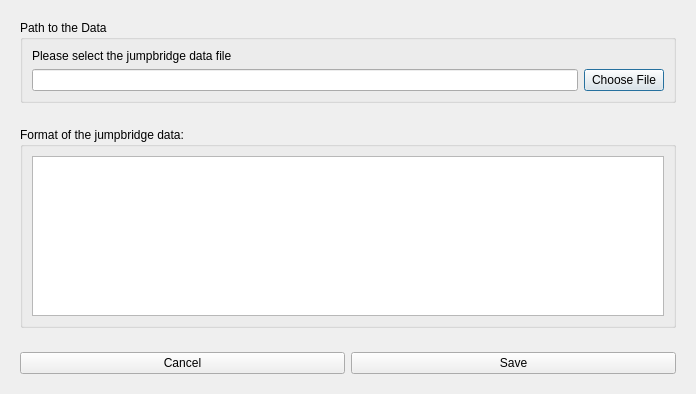
<?xml version="1.0" encoding="UTF-8"?>
<ui version="4.0">
 <class>Dialog</class>
 <widget class="QDialog" name="Dialog">
  <property name="geometry">
   <rect>
    <x>0</x>
    <y>0</y>
    <width>696</width>
    <height>394</height>
   </rect>
  </property>
  <property name="windowTitle">
   <string>Jumpbridge Data</string>
  </property>
  <layout class="QGridLayout" name="gridLayout">
   <item row="0" column="0">
    <layout class="QVBoxLayout" name="verticalLayout">
     <item>
      <widget class="QWidget" name="widget" native="true">
       <layout class="QGridLayout" name="gridLayout_2">
        <item row="0" column="0">
         <widget class="QGroupBox" name="groupBox">
          <property name="title">
           <string>Path to the Data</string>
          </property>
          <layout class="QGridLayout" name="gridLayout_3">
           <item row="0" column="0">
            <layout class="QVBoxLayout" name="verticalLayout_2">
             <item>
              <widget class="QLabel" name="label">
               <property name="text">
                <string>Please select the jumpbridge data file</string>
               </property>
              </widget>
             </item>
             <item>
              <layout class="QHBoxLayout" name="horizontalLayout">
               <item>
                <widget class="QLineEdit" name="urlField"/>
               </item>
               <item>
                <widget class="QPushButton" name="fileChooser">
                 <property name="text">
                  <string>Choose File</string>
                 </property>
                </widget>
               </item>
              </layout>
             </item>
            </layout>
           </item>
          </layout>
         </widget>
        </item>
       </layout>
      </widget>
     </item>
     <item>
      <widget class="QWidget" name="widget2" native="true">
       <layout class="QGridLayout" name="gridLayout_4">
        <item row="0" column="0">
         <widget class="QGroupBox" name="groupBox2">
          <property name="title">
           <string>Format of the jumpbridge data:</string>
          </property>
          <layout class="QGridLayout" name="gridLayout_5">
           <item row="0" column="0">
            <widget class="QPlainTextEdit" name="formatInfoField">
             <property name="lineWrapMode">
              <enum>QPlainTextEdit::NoWrap</enum>
             </property>
             <property name="readOnly">
              <bool>true</bool>
             </property>
            </widget>
           </item>
          </layout>
         </widget>
        </item>
       </layout>
      </widget>
     </item>
    </layout>
   </item>
   <item row="1" column="0">
    <widget class="QWidget" name="widget3" native="true">
     <layout class="QHBoxLayout" name="horizontalLayout_4">
      <item>
       <widget class="QPushButton" name="cancelButton">
        <property name="text">
         <string>Cancel</string>
        </property>
       </widget>
      </item>
      <item>
       <widget class="QPushButton" name="saveButton">
        <property name="text">
         <string>Save</string>
        </property>
       </widget>
      </item>
     </layout>
    </widget>
   </item>
  </layout>
 </widget>
 <resources/>
 <connections/>
</ui>
